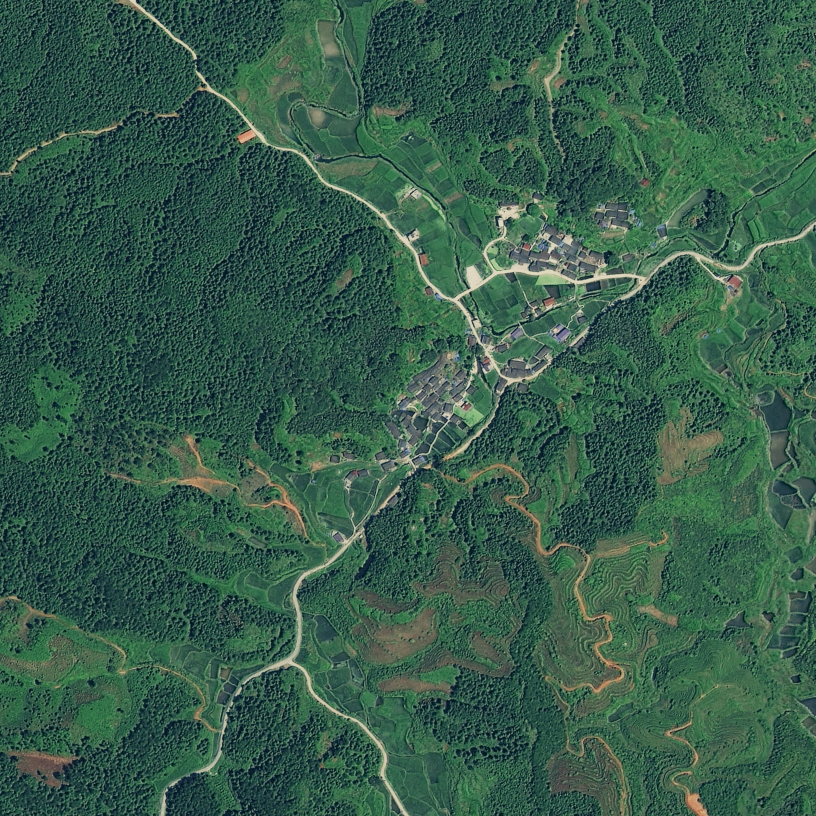
#> input picture data/bagui_sat.jpg, 2448 x 2448 px (shown at 1/3 size); its folder holds only this picture in this run
$ python -i func.py   (imports and definitions only)
#> lines starting #> are read from the running program, lines starting #| are printed output that depends on the picture
#> further down, picture is the input picture: PIL image 2448x2448 RGB; mean R, G, B 55.6, 92.4, 75.3
import sys
sys.path.append(r'F:\code\python\SemanticSegmentation\autogis')
import cv2
import numpy as np
from PIL import Image
from pathlib import Path
from PyQt5 import QtGui, QtWidgets
from PyQt5.QtGui import QImage, QPixmap
from PyQt5.QtWidgets import QFileDialog, QMessageBox
from PyQt5.QtCore import Qt, QBasicTimer


# [387 lines left out: functions mountain_extract, mountain_adjust, regian_seedone4, filling_gray, cal_curvature, cal_slope and 4 more, not called in this run]

def pil2pixmap(image):
    """
    将PIL Image类型转为Qt QPixmap类型
    """
    if image.mode == "RGB":
        r, g, b = image.split()
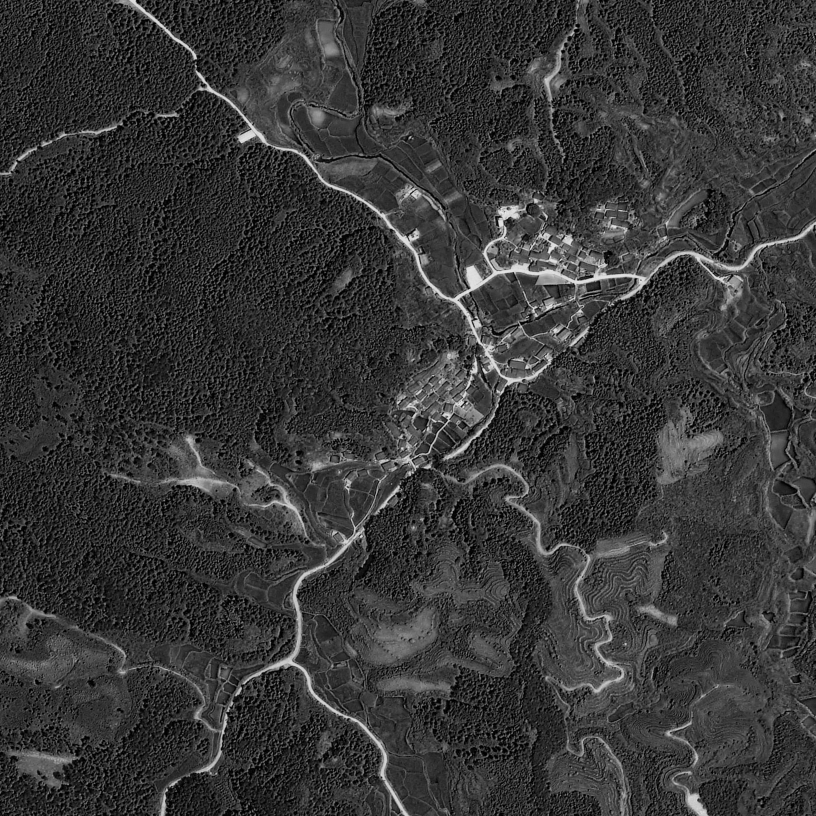
#> r: PIL image 2448x2448 L (shown at 1/3 size); min 0, max 242, mean 55.6
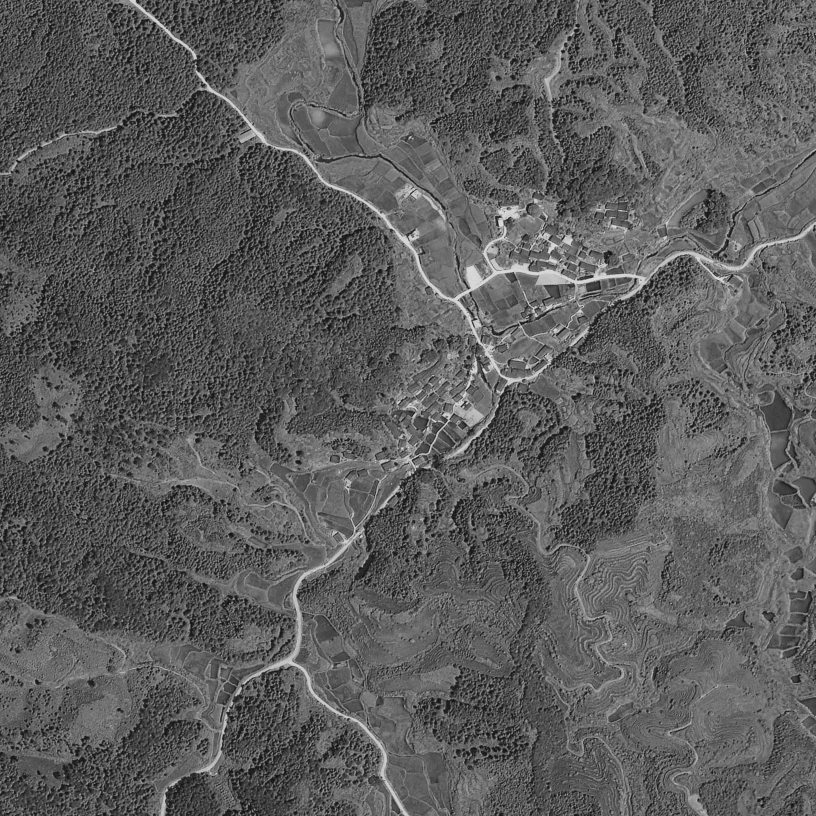
#> g: PIL image 2448x2448 L (shown at 1/3 size); min 8, max 235, mean 92.4
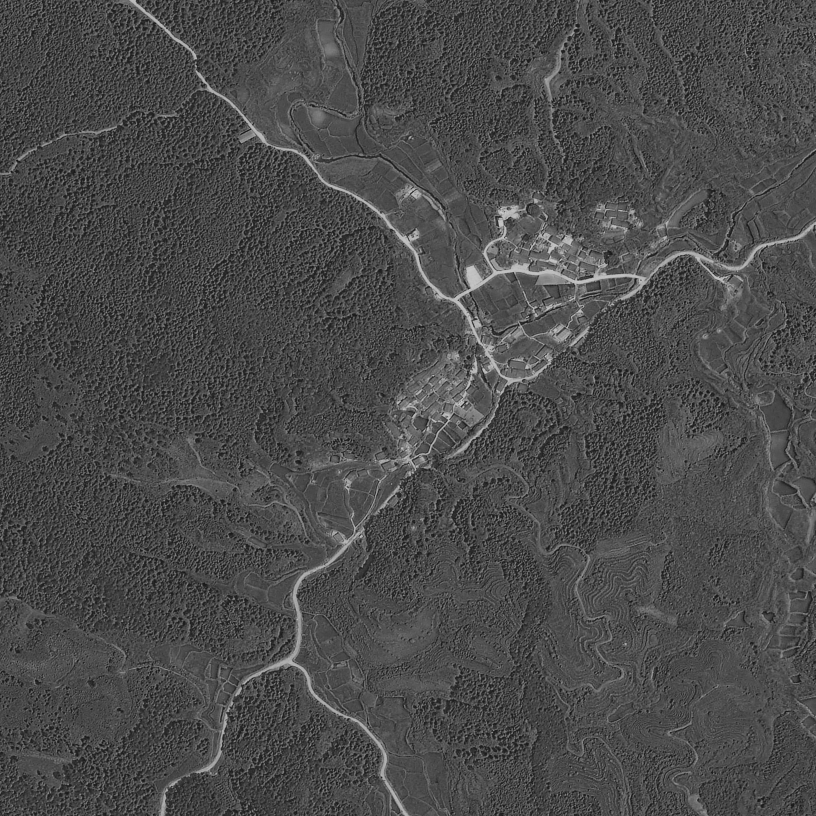
#> b: PIL image 2448x2448 L (shown at 1/3 size); min 1, max 219, mean 75.3
        image = Image.merge("RGB", (b, g, r))
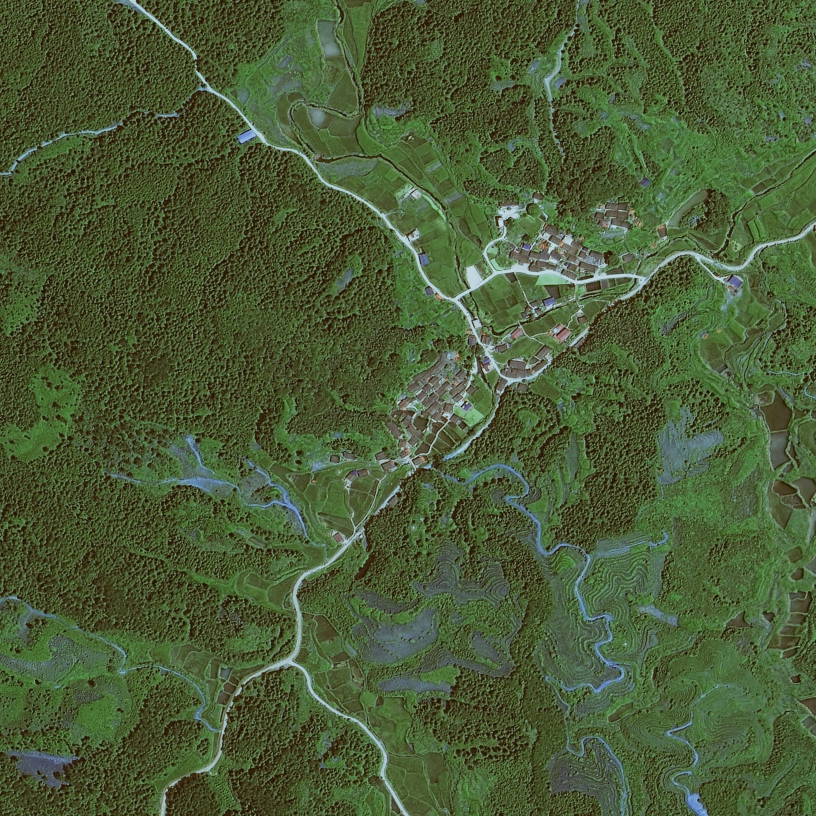
#> image: PIL image 2448x2448 RGB (shown at 1/3 size); mean R, G, B 75.3, 92.4, 55.6
    elif  image.mode == "RGBA":
        r, g, b, a = image.split()
        image = Image.merge("RGBA", (b, g, r, a))
    elif image.mode == "L":
        image = image.convert("RGBA")
    # Bild in RGBA konvertieren, falls nicht bereits passiert
    im2 = image.convert("RGBA")
    data = im2.tobytes("raw", "RGBA")
#> (the run stopped early here; a loop or call above may not have finished)

$ run again, on data/baiba_sat.jpg
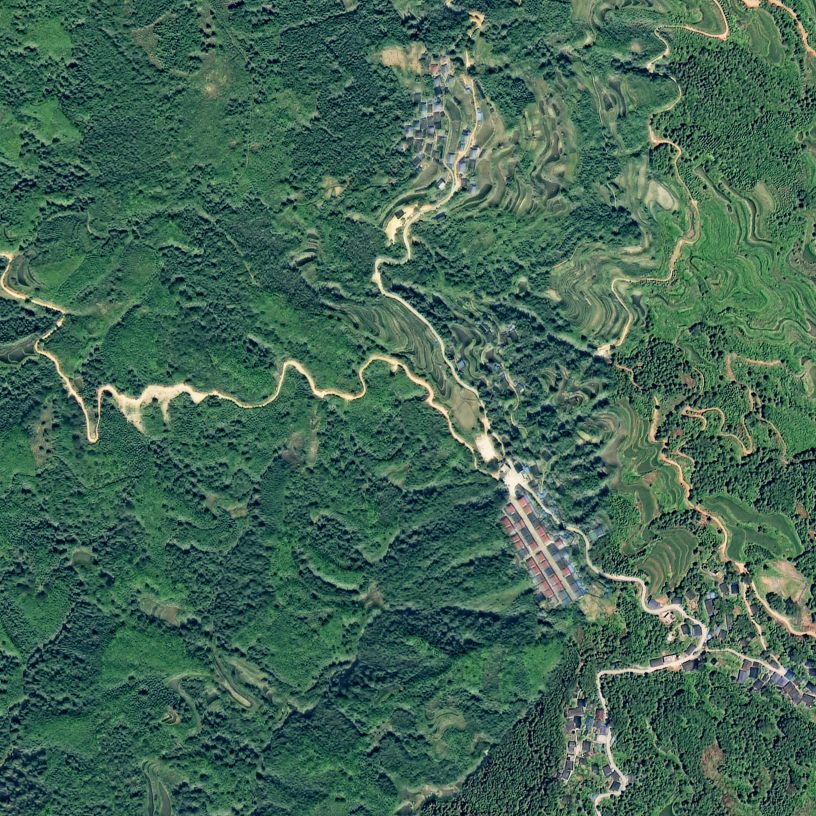
#> input picture data/baiba_sat.jpg, 2448 x 2448 px (shown at 1/3 size)
#> picture is the input picture: PIL image 2448x2448 RGB; mean R, G, B 66.7, 102.6, 84.5
#> in pil2pixmap, `r, g, b = image.split()`:
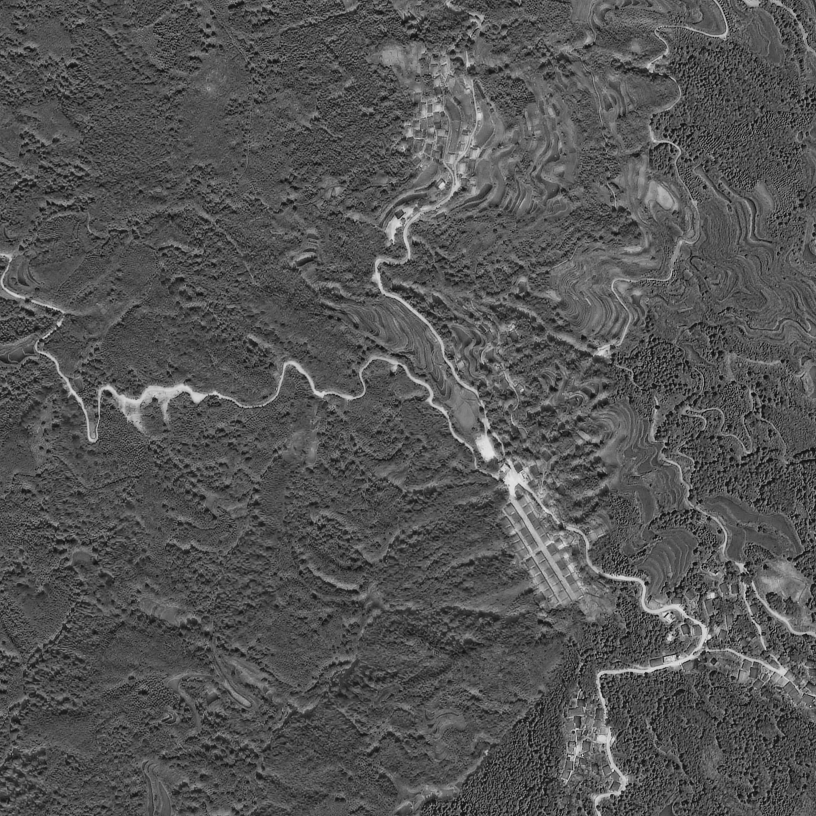
#> b: PIL image 2448x2448 L (shown at 1/3 size); min 0, max 247, mean 84.5
#> in pil2pixmap, `image = Image.merge("RGB", (b, g, r))`:
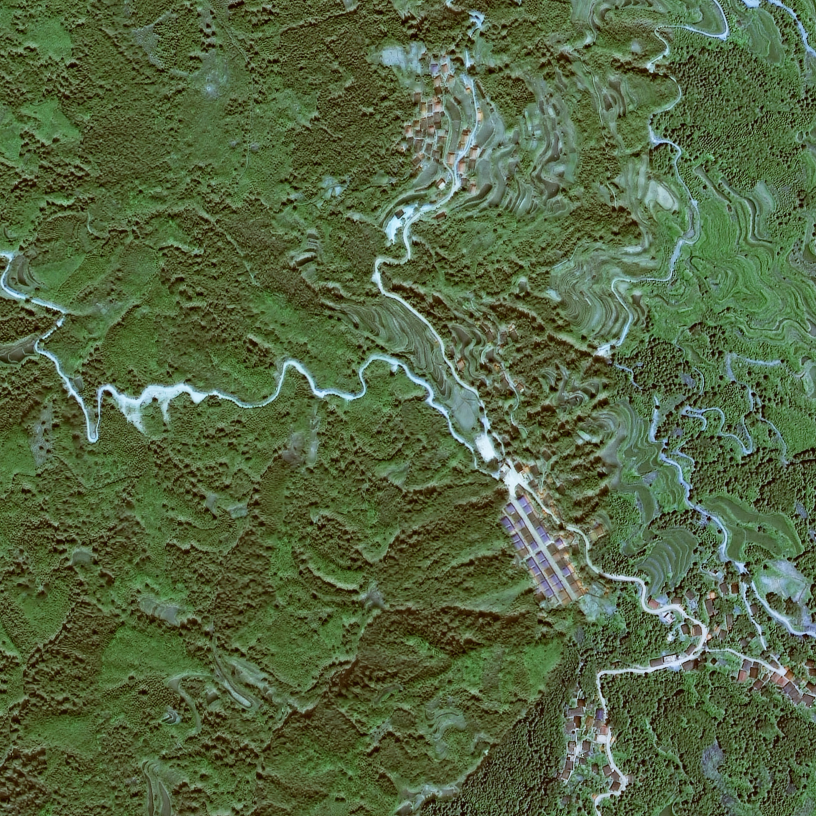
#> image: PIL image 2448x2448 RGB (shown at 1/3 size); mean R, G, B 84.5, 102.6, 66.7

$ run again, on data/baicha_sat.jpg
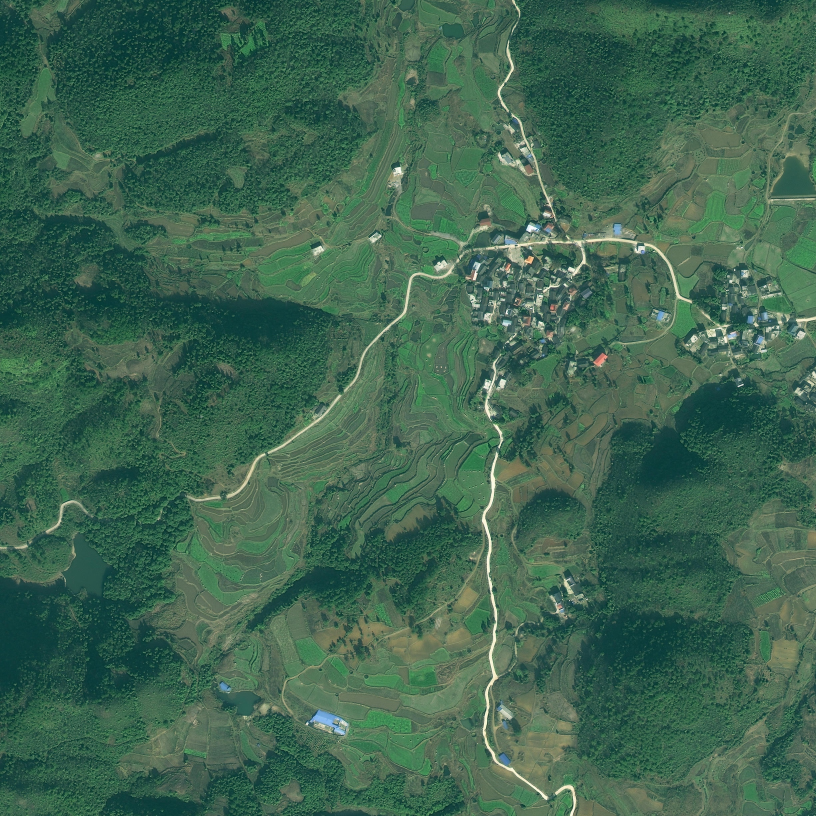
#> input picture data/baicha_sat.jpg, 2448 x 2448 px (shown at 1/3 size)
#> picture is the input picture: PIL image 2448x2448 RGB; mean R, G, B 63.5, 101.3, 80.5
#> in pil2pixmap, `r, g, b = image.split()`:
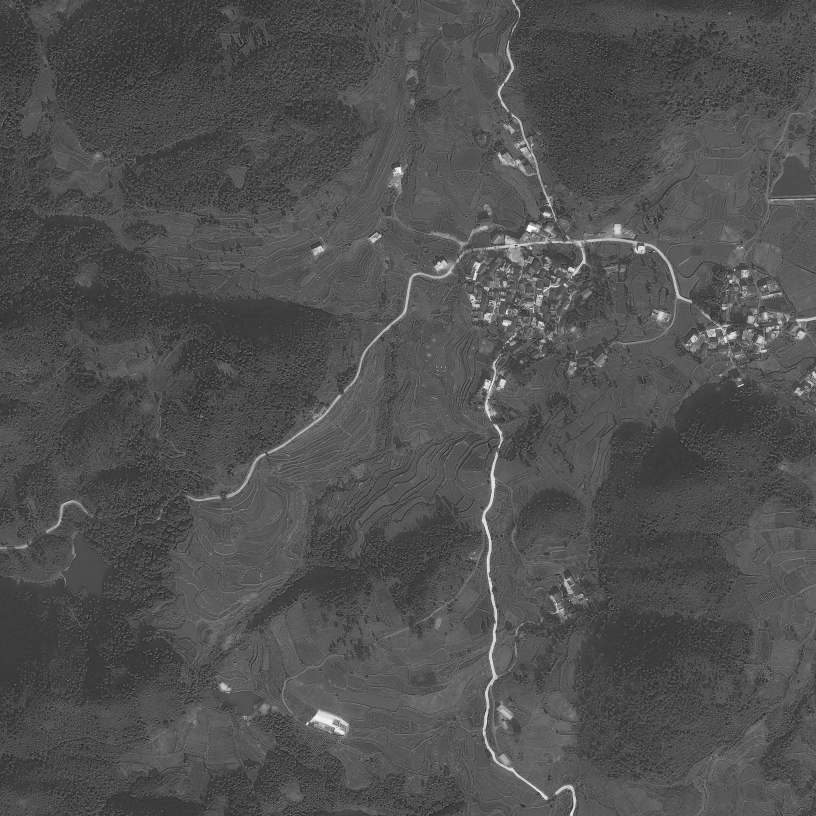
#> b: PIL image 2448x2448 L (shown at 1/3 size); min 0, max 255, mean 80.5
#> in pil2pixmap, `image = Image.merge("RGB", (b, g, r))`:
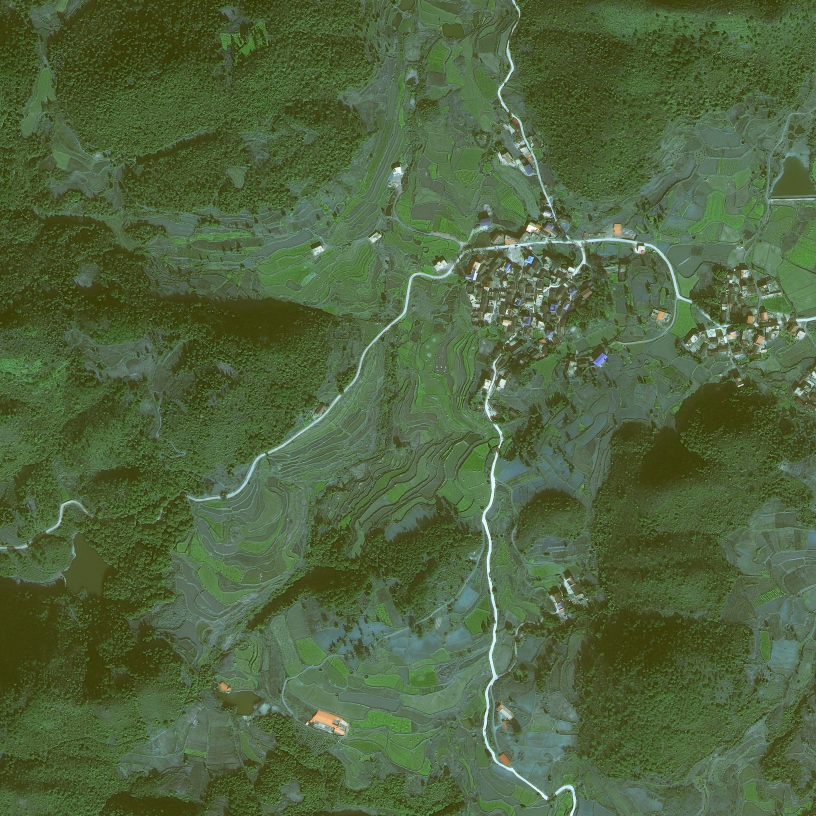
#> image: PIL image 2448x2448 RGB (shown at 1/3 size); mean R, G, B 80.5, 101.3, 63.5

$ run again, on data/baiguo_sat.jpg
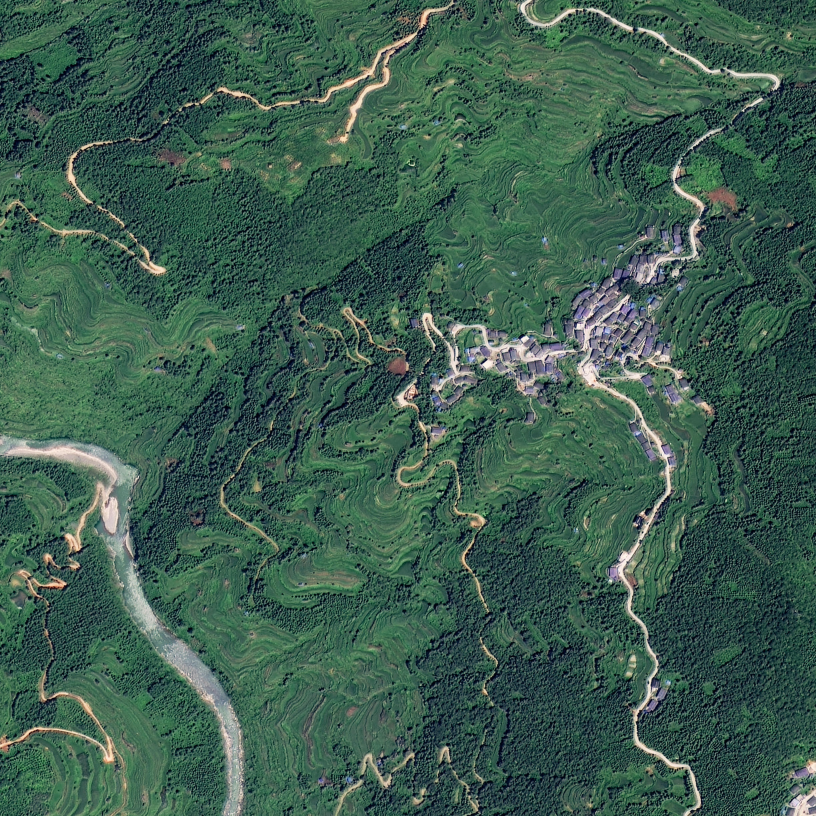
#> input picture data/baiguo_sat.jpg, 2448 x 2448 px (shown at 1/3 size)
#> picture is the input picture: PIL image 2448x2448 RGB; mean R, G, B 61.7, 93.3, 79.6
#> in pil2pixmap, `r, g, b = image.split()`:
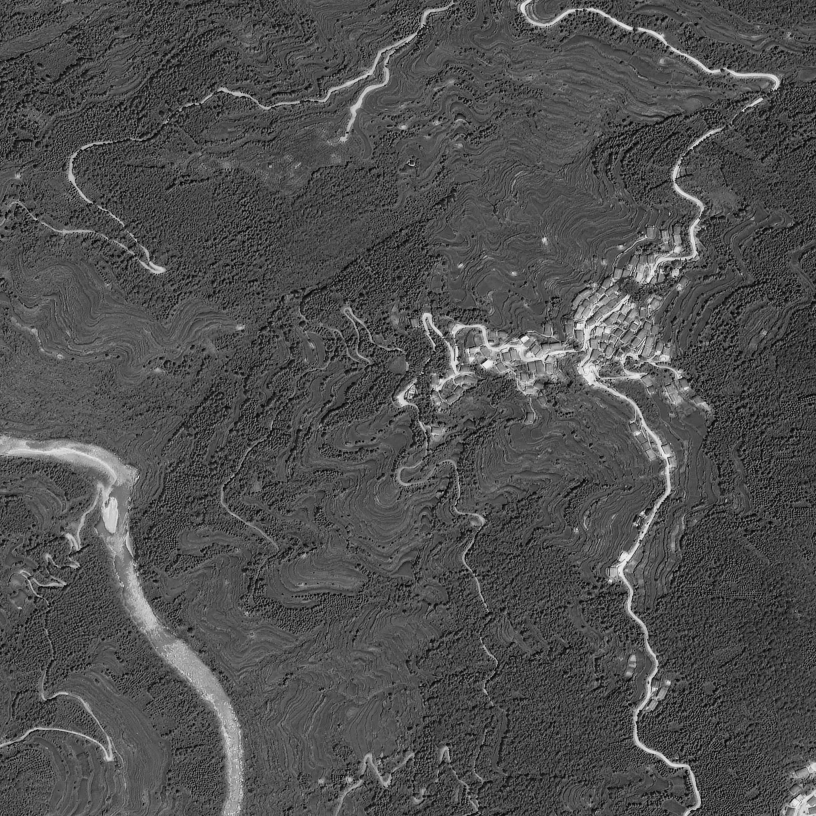
#> b: PIL image 2448x2448 L (shown at 1/3 size); min 0, max 253, mean 79.6
#> in pil2pixmap, `image = Image.merge("RGB", (b, g, r))`:
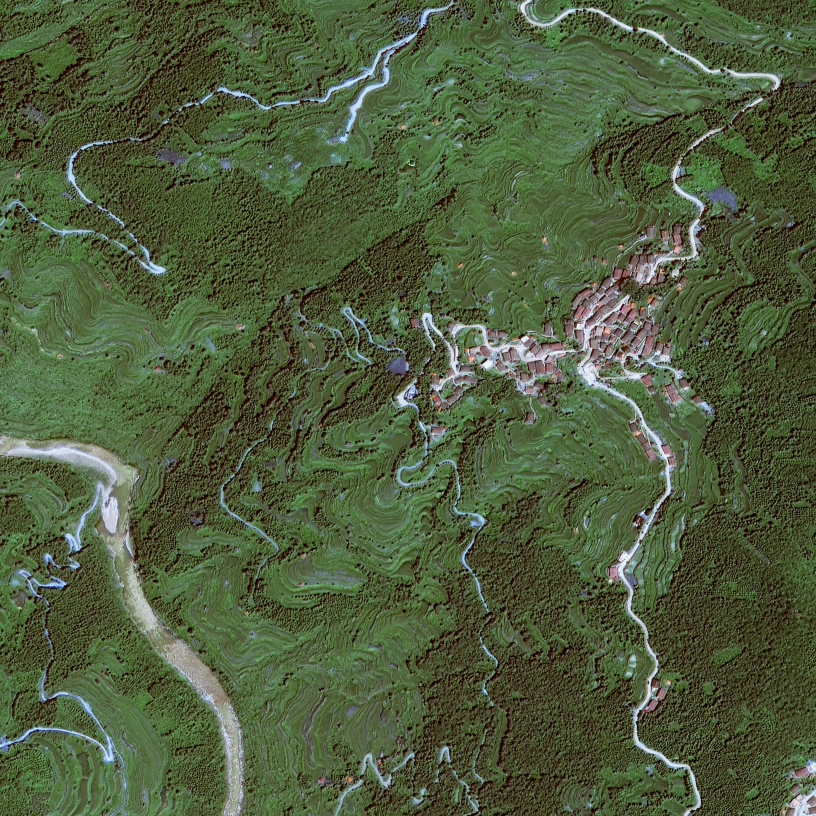
#> image: PIL image 2448x2448 RGB (shown at 1/3 size); mean R, G, B 79.6, 93.3, 61.7
